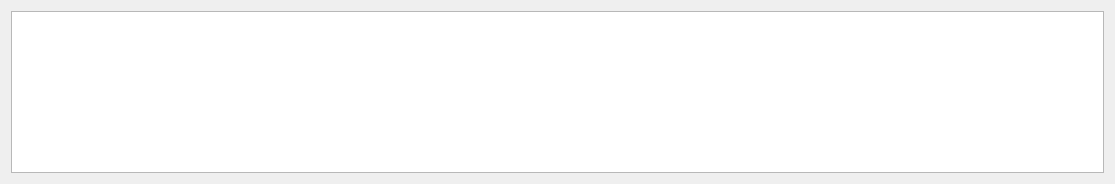
<?xml version="1.0" encoding="UTF-8"?>
<ui version="4.0">
 <class>ReportingViewerPanel</class>
 <widget class="QWidget" name="ReportingViewerPanel">
  <property name="geometry">
   <rect>
    <x>0</x>
    <y>0</y>
    <width>1115</width>
    <height>184</height>
   </rect>
  </property>
  <property name="sizePolicy">
   <sizepolicy hsizetype="Expanding" vsizetype="Expanding">
    <horstretch>1</horstretch>
    <verstretch>1</verstretch>
   </sizepolicy>
  </property>
  <property name="minimumSize">
   <size>
    <width>500</width>
    <height>140</height>
   </size>
  </property>
  <property name="windowTitle">
   <string>Reporting</string>
  </property>
  <property name="styleSheet">
   <string notr="true"/>
  </property>
  <layout class="QVBoxLayout" name="verticalLayout_2" stretch="0">
   <property name="sizeConstraint">
    <enum>QLayout::SetDefaultConstraint</enum>
   </property>
   <item>
    <layout class="QVBoxLayout" name="verticalLayout" stretch="0">
     <item>
      <widget class="QTableView" name="tableView"/>
     </item>
    </layout>
   </item>
  </layout>
 </widget>
 <resources/>
 <connections/>
</ui>
